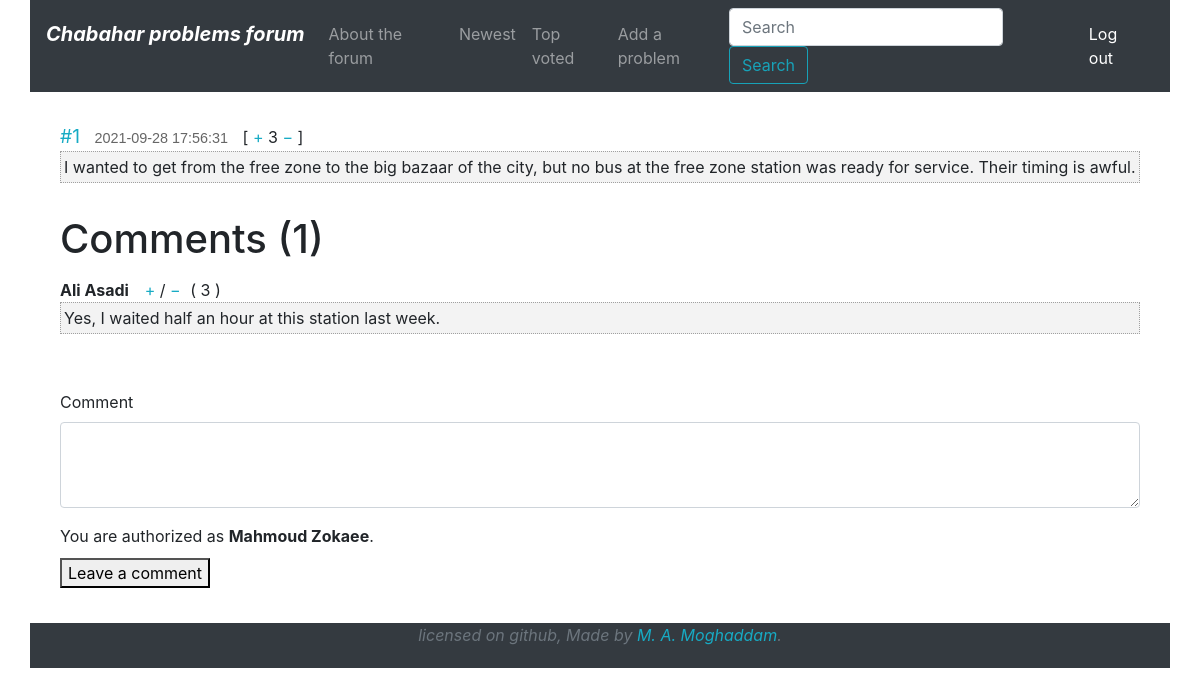
Screenshot of /post/1 (signed in) with the database file from the repository.
### tables this page shows
CREATE TABLE 'problems' ('id' INTEGER PRIMARY KEY AUTOINCREMENT NOT NULL, 'text' INTEGER NOT NULL, 'datetime' INTEGER NOT NULL DEFAULT CURRENT_TIMESTAMP, 'likes' INTEGER NOT NULL DEFAULT 0 );

CREATE TABLE 'comments' ('id' INTEGER PRIMARY KEY AUTOINCREMENT NOT NULL, 'user_id' INTEGER NOT NULL, 'text' TEXT NOT NULL, 'datetime' DATETIME NOT NULL DEFAULT CURRENT_TIMESTAMP, 'likes' INTEGER NOT NULL DEFAULT 0 , 'post_id' INTEGER NOT NULL);

CREATE TABLE 'users' ('id' INTEGER PRIMARY KEY AUTOINCREMENT NOT NULL, 'username' TEXT NOT NULL, 'hash' TEXT NOT NULL, 'email'  TEXT NOT NULL);

### application.py (the view)
@app.route("/post/<int:id>", methods=["GET", "POST"])
def post(id):
    message = request.form.get("message")
    if request.method == "POST" and message:
        user_id = session["user_id"]
        sql = "INSERT INTO comments (text, post_id, user_id) VALUES (:message, :post_id, :user_id)"
        db.execute(sql, message=message, post_id=id, user_id=user_id)
        return redirect("/post/{}".format(id))
    else:
        problem = db.execute("SELECT * FROM problems WHERE id=:id", id=id)
        comments = db.execute("SELECT * FROM comments WHERE post_id=:id", id=id)
        print(session)
        if session.get("user_id") is None:
            username = None
        else:
            user = db.execute("SELECT username FROM users WHERE id=:id", id=session["user_id"])
            username = user[0]["username"]
        if len(comments) > 0:
            for comment in comments:
                commentator_name = db.execute("SELECT username FROM users WHERE id=:user_id", user_id=comment["user_id"])
                comment["username"] = commentator_name[0]["username"]
            com_count = len(comments)
        else:
            comments = None
            com_count = 0
        if request.method == "GET":
            error = None
        else:
            error = 1
        return render_template("post.html", problem=problem[0], comments=comments, com_count=com_count, username=username, error=error)

### templates/post.html (shortened to what this page needs)
{% extends "layout.html" %}
{% block body %}
<div class="view-content">
    <div class="post cit_395664">
        <span class="number"><a href="#">#{{ problem['id'] }}</a></span>
        <span class="time">{{ problem['datetime'] }}</span>
        <span class="post_id">
        [
        <span class="votes">
        <a class="cit_plus" href="/like/{{ problem['id'] }}/post">+</a>
        </span>
        <span class="raiting">
        {{ problem['likes'] }}        </span>
        <span class="votes">
        <a class="cit_minus" href="/dislike/{{ problem['id'] }}/post">−</a>
        </span>
        ]
        </span>
        <div class="content">
            {{ problem['text'] }}
        </div>
    </div>
</div>
<h1>Comments ({{ com_count }})</h1>
    {% if comments != None %}
    <div class="view-content">
        <div class="post cit_395664">
            {% for comment in comments %}
                <div style="margin-top:15px">
                    <strong>{{ comment['username'] }}&nbsp;&nbsp;&nbsp;</strong>
                    <span class="votes">
                        <a class="cit_plus" href="/com_like/{{ comment['id'] }}">+</a> / <a class="cit_minus" href="/com_dislike/{{ comment['id'] }}">−</a>
                    </span>
                    <span class="raiting" style="margin-left:5px">( {{ comment['likes'] }} )</span>
                    <div class="content">{{ comment['text'] }}</div>
                </div>
            {% endfor %}
        </div>
    </div>
    {% else %}
        <p>There are no comments for this problem yet. You can be the first.</p>
    {% endif %}
        <br>
        {% if username == None %}
            <p>You are not authorized. <a href="/login">Log in</a> or <a href="/signup">Sign up</a> to leave a comment.</p>
        {% else %}
            <form action="/post/{{ problem['id'] }}" method="post">
                <div class="form-group">
                    <label for="exampleFormControlTextarea1">Comment</label>
                    {% if error == None %}
                        <textarea type="text" name="message" class="form-control" id="exampleFormControlTextarea1" rows="3"></textarea>
                    {% else %}
                        <textarea type="text" name="message" class="form-control is-invalid" rows="3"></textarea>
                        <div class="invalid-feedback">Please fill this field.</div>
                    {% endif %}
                </div>
                <p style="margin-bottom:10px">You are authorized as <b>{{ username }}</b>.</p>
                <button type="submit" style="btn btm-primary">Leave a comment</button>
            </form>
        {% endif %}
{% endblock %}

### static/style.css (style rules this page uses)
a, input, textarea { outline: 0 none; }
a:link, a:active { color:#17abc4; }
a, form, p, h1, h2, h3, h4 { margin: 0; padding: 0; border: none; }
.post, .post1 { margin-bottom: 2em; }
.post .number, .post1 .number { font-size: 120%; }
.post .time, .post1 .time { color: #666; font: 90% Arial,sans-serif; margin: 0 10px; }
.post .content, .post1 .content { background-color: #f3f3f3; border: 1px dotted #a0a0a0; font-size: 100%; padding: 3px; }

### templates/layout.html (style rules this page uses)
body { background-image: url('https://b2n.ir/n75405'); background-attachment: fixed; }

### rows the page displays
problems: id "1", datetime "2021-09-28 17:56:31", likes "3", text "I wanted to get from the free zone to the big bazaar of the city, but no bus at the free zone station was ready for service. Their timing is awful."
comments: username "Ali Asadi", likes "3", text "Yes, I waited half an hour at this station last week."
users: username "Mahmoud Zokaee"

### other values shown
{{ com_count }} "1"
